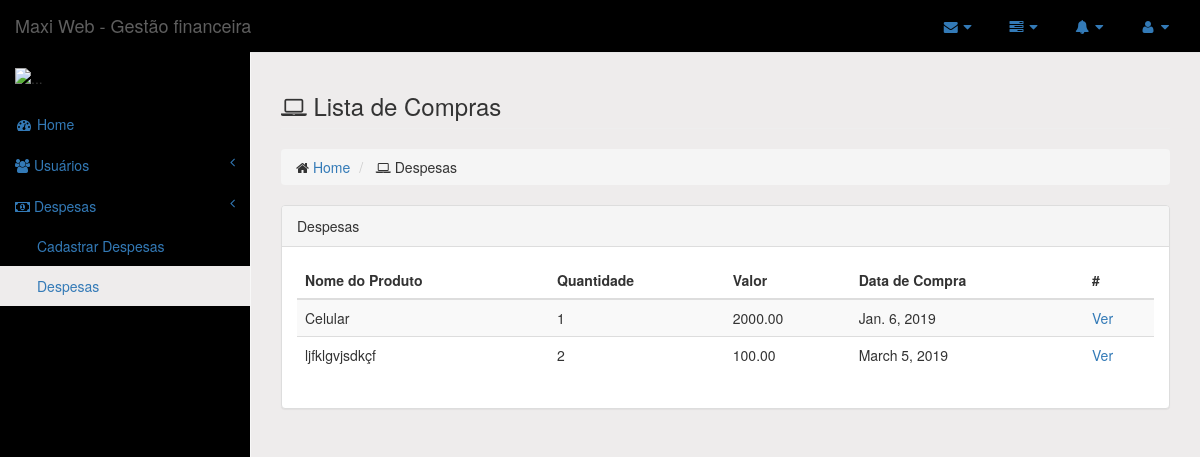
The app's page /financeiro/despesas/, older data.
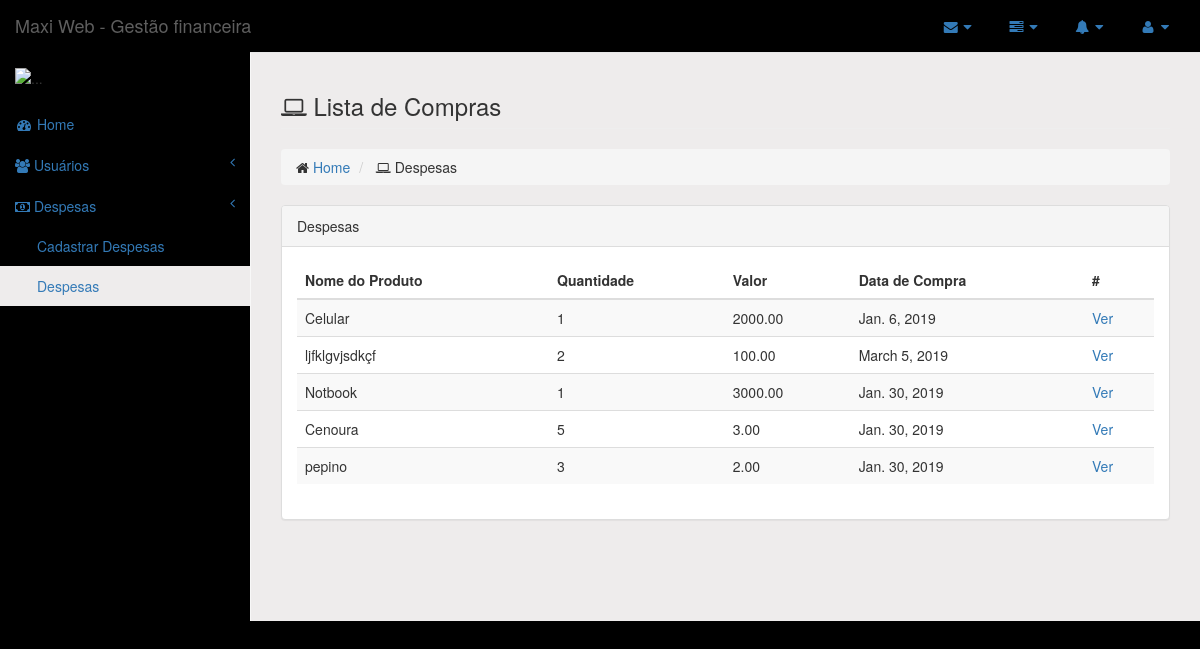
The same page, newer data.
### financeiro/models.py (models this page shows)
class Despesas(models.Model):
    nome_prod = models.CharField(max_length=50)
    quant_prod = models.IntegerField()
    valor = models.DecimalField(max_digits=10, decimal_places=2)
    data_compra = models.DateField()

### financeiro/views.py (the view)
# urls.py: path('despesas/', views.despesa_list),
def despesa_list (request):
    despesas = Despesas.objects.all()
    return render(request, 'despesas/list.html', {'despesas': despesas})

### financeiro/templates/despesas/list.html
{% extends "base.html" %} {% block daniela %}
<div class="row">
    <div class="col-lg-12">
        <h3 class="page-header">
            <i class="fa fa-laptop"></i> Lista de Compras </h3>
        <ol class="breadcrumb">
            <li>
                <i class="fa fa-home"></i>
                <a href="/financeiro/">Home</a>
            </li>
            <li>
                <i class="fa fa-laptop"></i> Despesas </li>
        </ol>
    </div>
</div>
<div class="row">
    <div class="col-lg-12">
        <div class="panel panel-default">
            <div class="panel-heading">
                Despesas
            </div>
            <div class="panel-body">
                <div class="table-responsive">
                    <table class="table table-striped">
                        <thead>
                            <tr>
                                <th>Nome do Produto</th>
                                <th>Quantidade</th>
                                <th>Valor</th>
                                <th>Data de Compra</th>
                                <th>#</th>
                            </tr>
                        </thead>
                        <tbody>
                            {% for despesa in despesas %}
                            <tr>
                                <td>{{despesa.nome_prod}}</td>
                                <td>{{despesa.quant_prod}}</td>
                                <td>{{despesa.valor}}</td>
                                <td>{{despesa.data_compra}}</td>
                                <td>
                                    <a href="/financeiro/despesas/{{despesa.id}}">Ver</a>
                                </td>
                            </tr>
                            {% endfor %}
                        </tbody>
                    </table>
                </div>
            </div>
        </div>
    </div>
</div>
{% endblock %}

Row changes from the older to the newer data that the page shows:
added Despesas: nome_prod "Notbook", quant_prod "1", valor "3000.00", data_compra "Jan. 30, 2019"
added Despesas: nome_prod "Cenoura", quant_prod "5", valor "3.00", data_compra "Jan. 30, 2019"
added Despesas: nome_prod "pepino", quant_prod "3", valor "2.00", data_compra "Jan. 30, 2019"
